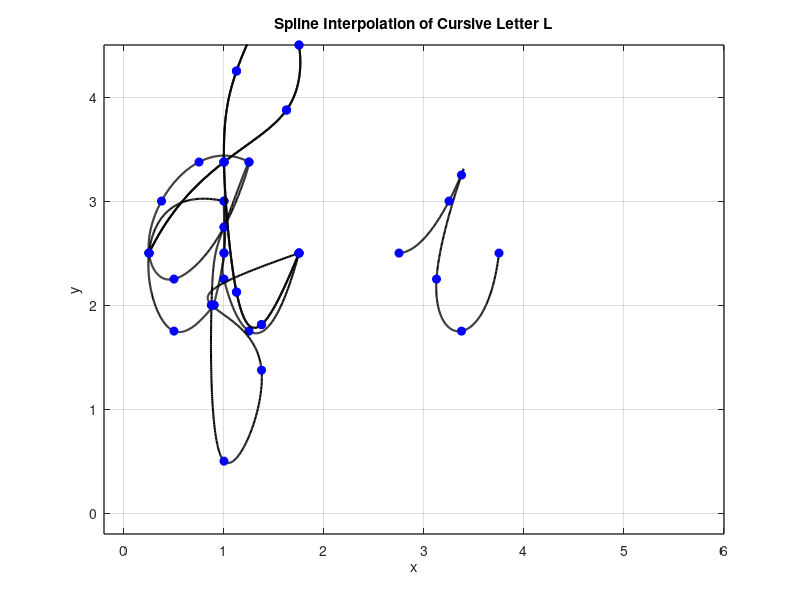

This figure's MATLAB source:
% Define data points for each letter in cell arrays 
lettersData = {
    % Letter A
    {...
    [1 0.25 0.5 0.9 0.9 1 1 1 1 1.25 1.75],...
    [3 2.5 1.75 2 2 2.5 3 2.5 2.25 1.75 2.5],...
    'A'...
    },...
    
    % Letter Q
    {...
    [1.25, 0.75, 0.375, 0.25, 0.5, 1, 1.25, 1, 0.875, 1, 1.375,...
    0.875, 1.75],...
    [3.375, 3.375, 3, 2.5, 2.25, 2.75, 3.375, 2.75, 2, 0.5, 1.375,...
    2, 2.5],...
    'B'...
    },...

    % Letter I
    {...
    [2.75 3.25 3.375 3.125 3.375 3.75],...
    [2.5 3 3.25 2.25 1.75 2.5],...
     3.375, 3.625,...
     'I'...
     },...

     % Letter L
     {...
     [0.25, 1.00, 1.625, 1.75, 1.50, 1.125, 1.00, 1.125, 1.375, 1.75],...
     [2.50, 3.375,3.875, 4.5, 4.875, 4.25, 3.375, 2.125, 1.8125, 2.5],...
     'L'...
     },....
}
% Creat e a single figure 
figure(1)

% Loop through the data for each letter and plot 
for i = 1:numel(lettersData)
    letter = lettersData{i};

    % Extract data
    x = letter{1};
    y = letter{2};
    letterName = letter{3};

    % Calculate the number of data points
    n = length(x);

    % Parametric coordinate t 
    t = 0:n-1;

    % More dense coordinate tt for spline interpolation 
    tt = 0:0.01:n-1;

    % Compute splien interpolation 
    xx = spline(t, x, tt);
    yy = spline(t, y, tt);

    % Plot the letter 
    plot(xx, yy, 'k', 'LineWidth', 1.5); % Plot spline
    hold on;
    plot(x, y, 'bo', 'MarkerFaceColor', 'b'); % Plot data points 
    axis([-0.2 6 -0.2 4.5]);
    grid on;

    % Tirle and labels
    title(['Spline Interpolation of Cursive Letter' letterName]);
    xlabel('x');
    ylabel('y');
    set(gca, 'FontSize', 10, 'LineWidth', 1);
end 


n = length(x);
t = 0:n-1; % Parametric coordinate t
tt = 0:0.01:n-1; % More dense coordinate tt for spline interpolation

% Compute spline interpolation
xx = spline(t, x, tt);
yy = spline(t, y, tt);

% Plot settings
figure(1)
plot(xx, yy, 'k', 'LineWidth', 1.5) % plot spline
hold on
plot(x, y, 'bo', 'MarkerFaceColor', 'b') % plot data points
axis([-0.2 6 -0.2 4.5])
grid on
title('Spline Interpolation of Cursive Letter L')
xlabel('x')
ylabel('y')
set(gca, 'FontSize', 10, 'LineWidth', 1)
grid on
